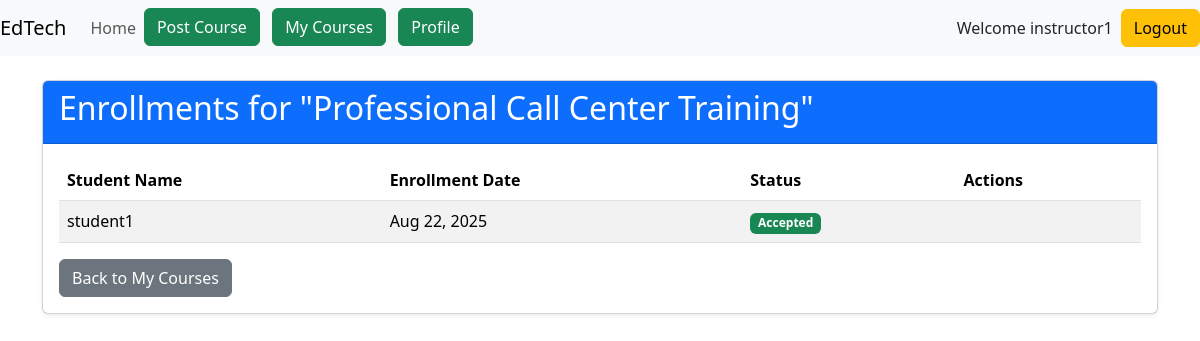
Screenshot of /courses/1/enrollments/ (signed in) with the database file from the repository.
### accounts/models.py (models this page shows, shortened)
class User(AbstractUser):
    name = models.CharField(max_length=70, default='name')
    contact = models.CharField(max_length=13)
    user_type = models.CharField(
        max_length=1,
        choices=(
            ('I', "Instructor"),
            ('S', "Student"),
        ),
    )

### courses/models.py (models this page shows, shortened)
class Course(models.Model):
    instructor = models.ForeignKey(User, on_delete=models.CASCADE)
    title = models.CharField(max_length=200)
    description = models.TextField()
    category = models.CharField(max_length=100)
    price = models.DecimalField(max_digits=10, decimal_places=2)
    start_date = models.DateField()
    end_date = models.DateField()
    created_at = models.DateTimeField(auto_now_add=True)
    image = models.ImageField(upload_to='course_images/', blank=True, null=True)

class Enrollment(models.Model):
    course = models.ForeignKey(Course, on_delete=models.CASCADE)
    student = models.ForeignKey(User, on_delete=models.CASCADE)
    enrollment_date = models.DateTimeField(auto_now_add=True)
    status = models.CharField(max_length=20, choices=(
        ('pending', 'Pending'),
        ('accepted', 'Accepted'),
        ('rejected', 'Rejected'),
    ), default='pending')
    notes = models.TextField(blank=True)

### courses/views.py (the view)
# urls.py: path('<int:course_id>/enrollments/', views.view_enrollments, name='view_enrollments'),
@login_required
def view_enrollments(request, course_id):
    if not is_instructor(request.user):
        messages.error(request, "Only instructors can view enrollments.")
        return redirect('home')
    course = get_object_or_404(Course, id=course_id, instructor=request.user)
    enrollments = Enrollment.objects.filter(course=course)
    context = {
        'course': course,
        'enrollments': enrollments
    }
    return render(request, 'courses/view_enrollments.html', context)

### courses/views.py (called while the page is built)
def is_instructor(user):
    return user.is_authenticated and user.user_type == 'I'

### courses/templates/courses/view_enrollments.html (shortened to what this page needs)
{% extends 'base.html' %}
{% block main %}
<div class="container mt-4">
  <div class="card shadow-sm">
    <div class="card-header bg-primary text-white">
      <h2>Enrollments for "{{ course.title }}"</h2>
    </div>
    <div class="card-body">
      {% if enrollments %}
        <div class="table-responsive">
          <table class="table table-striped">
            <thead>
              <tr>
                <th>Student Name</th>
                <th>Enrollment Date</th>
                <th>Status</th>
                <th>Actions</th>
              </tr>
            </thead>
            <tbody>
              {% for enrollment in enrollments %}
              <tr>
                <td>{{ enrollment.student.username }}</td>
                <td>{{ enrollment.enrollment_date|date:"M d, Y" }}</td>
                <td>
                  {% if enrollment.status == 'accepted' %}
                    <span class="badge bg-success">Accepted</span>
                  {% elif enrollment.status == 'rejected' %}
                    <span class="badge bg-danger">Rejected</span>
                  {% else %}
                    <span class="badge bg-warning">Pending</span>
                  {% endif %}
                </td>
                <td>
                </td>
              </tr>
              {% endfor %}
            </tbody>
          </table>
        </div>
      {% else %}
        <p class="text-center">No enrollments yet.</p>
      {% endif %}
      <a href="{% url 'my_courses' %}" class="btn btn-secondary">Back to My Courses</a>
    </div>
  </div>
</div>
{% endblock %}

### templates/base.html (shortened to what this page needs)
<!doctype html>
<html lang="en">
    <head>
        <link
            href="https://cdn.jsdelivr.net/npm/bootstrap@5.3.2/dist/css/bootstrap.min.css"
            rel="stylesheet"
        />
    </head>
    <body>
        <header>
             <nav class="navbar navbar-expand-md navbar-light bg-light">
                <a class="navbar-brand" href="{% url 'home' %}">EdTech</a>
                <div class="collapse navbar-collapse" id="collapsibleNavId">
                    <ul class="navbar-nav mr-auto mt-2 mt-lg-0">
                        <li class="nav-item active">
                            <a class="nav-link" href="{% url "home" %}">Home </a>
                        </li>
                        {% if request.user.is_authenticated %}
                            {% if request.user.user_type == 'I' %}
                                <li class="nav-item">
                                     <a class="btn btn-success" href="{% url 'course_create'%}"> Post Course </a>
                                </li>
                                <li class="nav-item">
                                    <a class="btn btn-success" href="{% url 'my_courses' %}"> My Courses </a>
                                </li>
                            {% endif %}
                            <li class="nav-item">
                                <a class="btn btn-success" href="{% url 'profile_details' %}"> Profile </a>
                            </li>
                        {% endif %}
                    </ul>
                </div>
                <ul class="navbar-nav ml-auto mt-2 mt-lg-0">
                    {% if not request.user.is_authenticated %}
                        <li class="nav-item" style="list-style-type:none;">
                             <a class="btn btn-success" href="{% url 'login'%}"> Login </a>
                        </li>
                        &nbsp;
                        &nbsp;
                        <li class="nav-item" style="list-style-type:none;">
                            <a class="btn btn-success" href="{% url 'register'%}"> Register </a>
                        </li>
                    {% else %}
                        <p class="my-auto me-2"> Welcome {{request.user.username}}</p>
                        <a class="btn btn-warning" href="{% url "logout" %}">Logout</a>
                    {% endif %}
                </ul>
             </nav>
        </header>
        <main>
            {% block main %}
            {% endblock main %}
        </main>
    </body>
</html>

### rows the page displays
User: user.username "instructor1"
Course: title "Professional Call Center Training"
Enrollment: student.username "student1", enrollment_date "Aug 22, 2025", status "Accepted"
